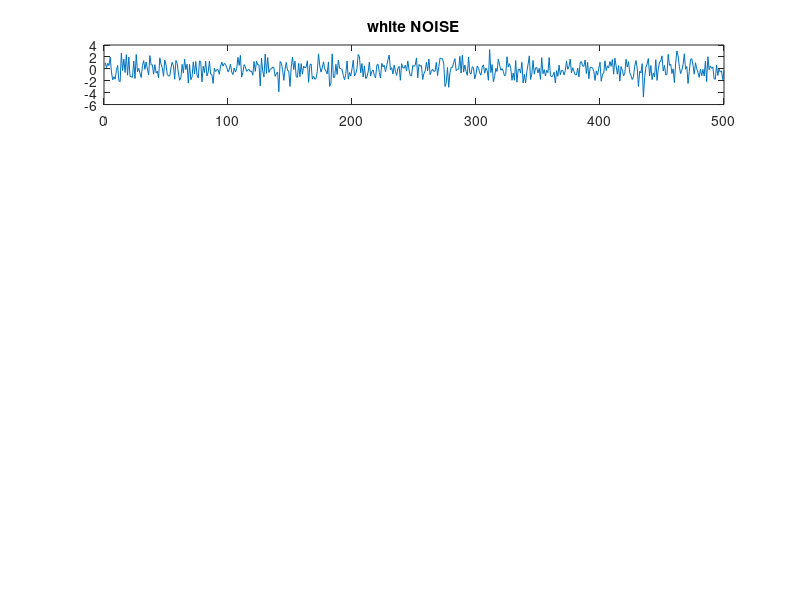

Write the MATLAB code that produced this figure. (Note: this script raises an error after producing the figure.)
clear all 
clc
close all
y=wgn(500,1,2);
subplot(5,1,1)
plot(y)
title('white NOISE')
num=[0.028  0.053 0.071  0.053 0.028];
den=[1.000 -2.026 2.148 -1.159 0.279];
n1=filter(num,den,y);
EcgData=1*ecg(500);
o=(EcgData'+.2*n1);
subplot(5,1,2)
plot(EcgData)
title('ECG')
ax(1)=subplot(5,1,3);
plot(n1)
title('colorful NOISE')
ax(3)=subplot(5,1,4);
plot(o)
title('ECG+NOISE')
z=EcgData;
s=mean(o*o');
d=mean(o*z);
ww=fft(s,2048);
aa=fft(d,2048);
W=aa./ww;
e=ifft(W);
n=conv(o,e);
ax(4)=subplot(5,1,5);
plot(n)
title('ECGg')